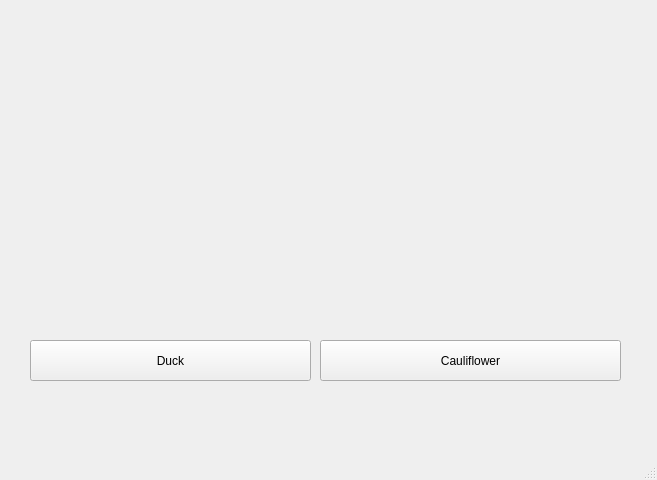
<?xml version="1.0" encoding="UTF-8"?>
<ui version="4.0">
 <class>MainWindow</class>
 <widget class="QMainWindow" name="MainWindow">
  <property name="geometry">
   <rect>
    <x>0</x>
    <y>0</y>
    <width>657</width>
    <height>480</height>
   </rect>
  </property>
  <property name="windowTitle">
   <string>MainWindow</string>
  </property>
  <widget class="QWidget" name="centralwidget">
   <widget class="QLabel" name="photo">
    <property name="geometry">
     <rect>
      <x>20</x>
      <y>20</y>
      <width>611</width>
      <height>291</height>
     </rect>
    </property>
    <property name="text">
     <string/>
    </property>
    <property name="pixmap">
     <pixmap>cauliflower.jpeg</pixmap>
    </property>
    <property name="scaledContents">
     <bool>true</bool>
    </property>
   </widget>
   <widget class="QPushButton" name="Duck">
    <property name="geometry">
     <rect>
      <x>30</x>
      <y>340</y>
      <width>281</width>
      <height>41</height>
     </rect>
    </property>
    <property name="text">
     <string>Duck</string>
    </property>
   </widget>
   <widget class="QPushButton" name="Cauliflower">
    <property name="geometry">
     <rect>
      <x>320</x>
      <y>340</y>
      <width>301</width>
      <height>41</height>
     </rect>
    </property>
    <property name="text">
     <string>Cauliflower</string>
    </property>
   </widget>
  </widget>
  <widget class="QMenuBar" name="menubar">
   <property name="geometry">
    <rect>
     <x>0</x>
     <y>0</y>
     <width>657</width>
     <height>21</height>
    </rect>
   </property>
  </widget>
  <widget class="QStatusBar" name="statusbar"/>
 </widget>
 <resources/>
 <connections/>
</ui>
